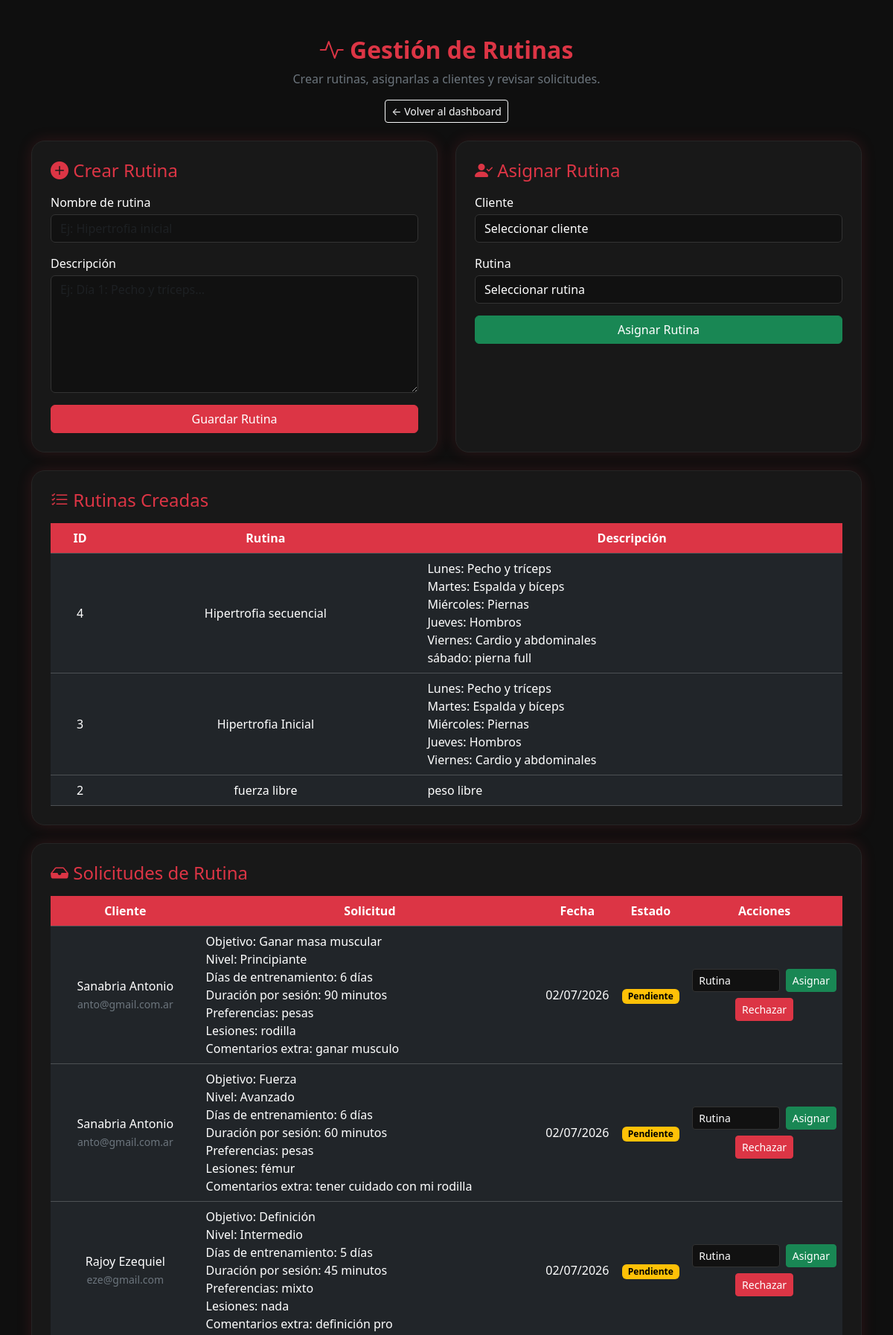
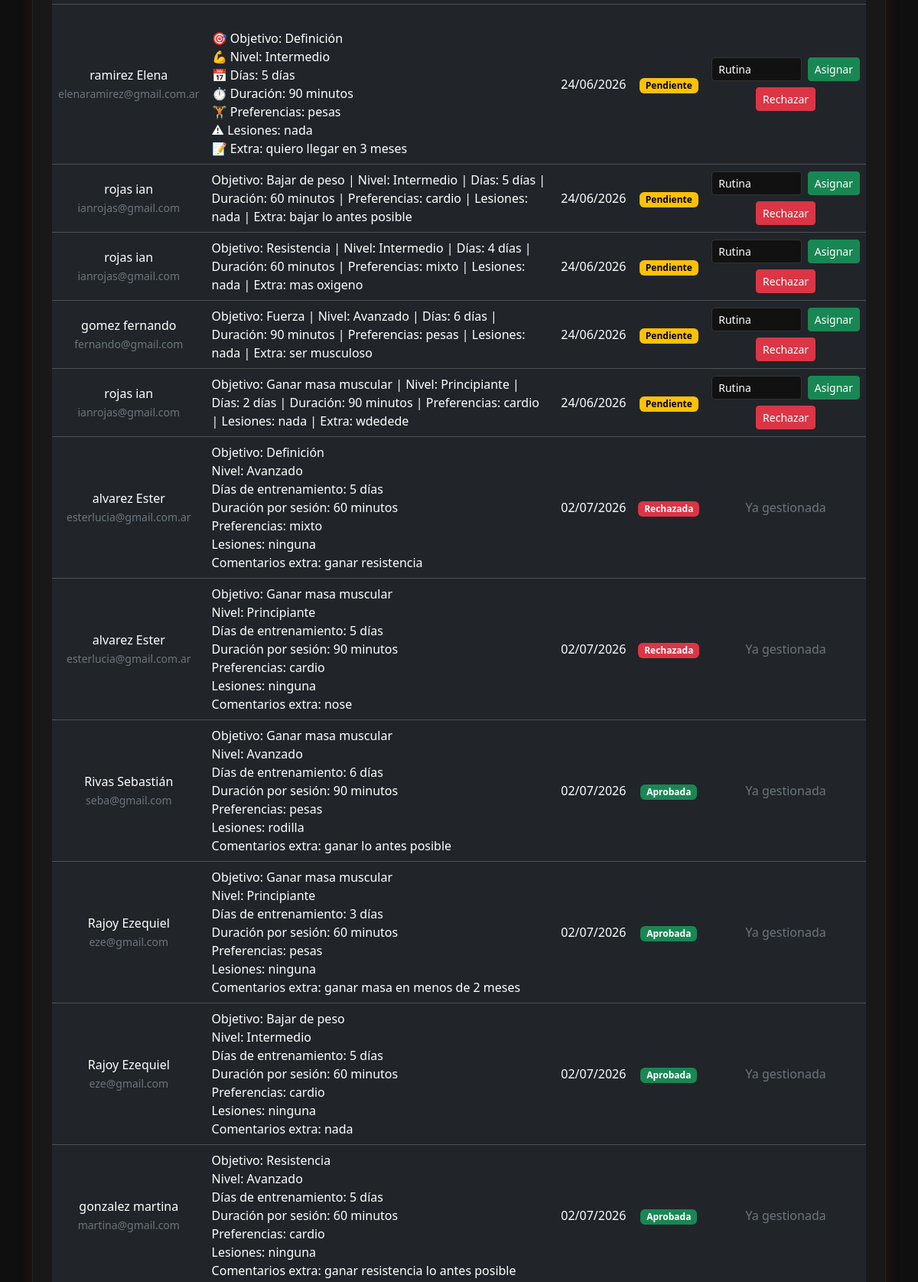
/admin/rutinas.php (signed in, upper part), run on the app's committed database (2 pictures, top to bottom).
### tables this page shows
CREATE TABLE `rutinas` (
  `id_rutina` int(11) NOT NULL AUTO_INCREMENT,
  `id_personal` int(11) NOT NULL,
  `nombre_rutina` varchar(100) NOT NULL,
  `descripcion` text DEFAULT NULL,
  `fecha_creacion` date NOT NULL,
  PRIMARY KEY (`id_rutina`),
  KEY `id_personal` (`id_personal`),
  CONSTRAINT `rutinas_ibfk_1` FOREIGN KEY (`id_personal`) REFERENCES `personal` (`id_personal`)
);

CREATE TABLE `solicitudes_rutina` (
  `id_solicitud` int(11) NOT NULL AUTO_INCREMENT,
  `id_cliente` int(11) DEFAULT NULL,
  `descripcion` text DEFAULT NULL,
  `estado` varchar(20) DEFAULT NULL,
  `fecha_solicitud` date DEFAULT NULL,
  PRIMARY KEY (`id_solicitud`)
);

CREATE TABLE `clientes` (
  `id_cliente` int(11) NOT NULL AUTO_INCREMENT,
  `id_tipo_documento` int(11) NOT NULL,
  `numero_documento` varchar(20) NOT NULL,
  `nombre` varchar(50) NOT NULL,
  `apellido` varchar(50) NOT NULL,
  `telefono` varchar(20) DEFAULT NULL,
  `email` varchar(100) DEFAULT NULL,
  `direccion` varchar(100) DEFAULT NULL,
  `fecha_nacimiento` date DEFAULT NULL,
  `fecha_registro` date NOT NULL,
  `estado` enum('Activo','Inactivo','Suspendido') NOT NULL,
  `usuario` varchar(50) NOT NULL,
  `contrasena` varchar(255) NOT NULL,
  `id_usuario` int(11) DEFAULT NULL,
  PRIMARY KEY (`id_cliente`),
  UNIQUE KEY `numero_documento` (`numero_documento`),
  UNIQUE KEY `usuario` (`usuario`),
  UNIQUE KEY `email` (`email`),
  KEY `id_tipo_documento` (`id_tipo_documento`),
  CONSTRAINT `clientes_ibfk_1` FOREIGN KEY (`id_tipo_documento`) REFERENCES `tipo_documento` (`id_tipo_documento`)
);

### admin/rutinas.php (the view, shortened to what this page needs)
<?php
include(__DIR__ . "/../php/conexion.php");
function limpiar($texto) {
    return htmlspecialchars($texto ?? '', ENT_QUOTES, 'UTF-8');
}
function formatoFecha($fecha) {
    return date("d/m/Y", strtotime($fecha));
}
$rutinas = [];
$sqlRutinas = "SELECT id_rutina, nombre_rutina, descripcion
               FROM rutinas
               ORDER BY id_rutina DESC";
$resRutinas = mysqli_query($conexion, $sqlRutinas);
if ($resRutinas) {
    while ($r = mysqli_fetch_assoc($resRutinas)) {
        $rutinas[] = $r;
    }
}
$solicitudes = [];
$sqlSolicitudes = "SELECT
                        s.id_solicitud,
                        s.id_cliente,
                        s.descripcion,
                        s.estado,
                        s.fecha_solicitud,
                        c.nombre AS cliente_nombre,
                        c.apellido AS cliente_apellido,
                        c.email AS cliente_email
                   FROM solicitudes_rutina s
                   INNER JOIN clientes c
                        ON s.id_cliente = c.id_cliente
                   ORDER BY
                        CASE
                            WHEN s.estado = 'Pendiente' THEN 0
                            ELSE 1
                        END,
                        s.fecha_solicitud DESC";
$resSolicitudes = mysqli_query($conexion, $sqlSolicitudes);
if ($resSolicitudes) {
    while ($s = mysqli_fetch_assoc($resSolicitudes)) {
        $solicitudes[] = $s;
    }
}
?>
<!DOCTYPE html>
<html lang="es">
<head>
<link href="https://cdn.jsdelivr.net/npm/bootstrap@5.3.7/dist/css/bootstrap.min.css" rel="stylesheet">
<link rel="stylesheet" href="https://cdn.jsdelivr.net/npm/bootstrap-icons@1.13.1/font/bootstrap-icons.min.css">
</head>
<body>
<div class="container py-5">
    <div class="text-center mb-4">
        <h2 class="page-title">
            <i class="bi bi-activity"></i> Gestión de Rutinas
        </h2>
        <p class="text-secondary">
            Crear rutinas, asignarlas a clientes y revisar solicitudes.
        </p>
        <a href="dashboard.php" class="btn btn-outline-light btn-sm">
            ← Volver al dashboard
        </a>
    </div>
    <div class="row g-4 mb-4">
        <div class="col-lg-6">
            <div class="box h-100">
                <h4 class="text-danger mb-3">
                    <i class="bi bi-plus-circle-fill"></i> Crear Rutina
                </h4>
                <form method="POST">
                    <label class="mb-1">Nombre de rutina</label>
                    <input
                        type="text"
                        name="nombre_rutina"
                        class="form-control mb-3"
                        placeholder="Ej: Hipertrofia inicial"
                        required>
                    <label class="mb-1">Descripción</label>
                    <textarea
                        name="descripcion"
                        class="form-control mb-3"
                        rows="6"
                        placeholder="Ej: Día 1: Pecho y tríceps..."
                        required></textarea>
                    <button class="btn btn-danger w-100">
                        Guardar Rutina
                    </button>
                </form>
            </div>
        </div>
        <div class="col-lg-6">
            <div class="box h-100">
                <h4 class="text-danger mb-3">
                    <i class="bi bi-person-check-fill"></i> Asignar Rutina
                </h4>
                <form method="POST">
                    <label class="mb-1">Cliente</label>
                    <select name="id_cliente" class="form-select mb-3" required>
                        <option value="">Seleccionar cliente</option>
                    </select>
                    <label class="mb-1">Rutina</label>
                    <select name="id_rutina" class="form-select mb-3" required>
                        <option value="">Seleccionar rutina</option>
                    </select>
                    <button class="btn btn-success w-100">
                        Asignar Rutina
                    </button>
                </form>
            </div>
        </div>
    </div>
    <div class="box mb-4">
        <h4 class="text-danger mb-3">
            <i class="bi bi-list-check"></i> Rutinas Creadas
        </h4>
        <?php if (count($rutinas) > 0): ?>
            <div class="table-responsive">
                <table class="table table-dark table-hover align-middle text-center mb-0">
                    <thead>
                        <tr>
                            <th>ID</th>
                            <th>Rutina</th>
                            <th>Descripción</th>
                        </tr>
                    </thead>
                    <tbody>
                        <?php foreach ($rutinas as $r): ?>
                            <tr>
                                <td><?= intval($r['id_rutina']) ?></td>
                                <td><?= limpiar($r['nombre_rutina']) ?></td>
                                <td class="text-start"><?= nl2br(limpiar($r['descripcion'])) ?></td>
                            </tr>
                        <?php endforeach; ?>
                    </tbody>
                </table>
            </div>
        <?php else: ?>
            <p class="text-secondary text-center mb-0">
                Todavía no hay rutinas creadas.
            </p>
        <?php endif; ?>
    </div>
    <div class="box">
        <h4 class="text-danger mb-3">
            <i class="bi bi-inbox-fill"></i> Solicitudes de Rutina
        </h4>
        <?php if (count($solicitudes) > 0): ?>
            <div class="table-responsive">
                <table class="table table-dark table-hover align-middle text-center mb-0">
                    <thead>
                        <tr>
                            <th>Cliente</th>
                            <th>Solicitud</th>
                            <th>Fecha</th>
                            <th>Estado</th>
                            <th>Acciones</th>
                        </tr>
                    </thead>
                    <tbody>
                        <?php foreach ($solicitudes as $s): ?>
                            <?php
                            $estado = $s['estado'] ?? 'Pendiente';
                            $fechaSolicitud = $s['fecha_solicitud'] ?? null;
                            ?>
                            <tr>
                                <td>
                                    <?= limpiar($s['cliente_apellido'] . " " . $s['cliente_nombre']) ?><br>
                                    <small class="text-secondary"><?= limpiar($s['cliente_email']) ?></small>
                                </td>
                                <td class="text-start">
                                    <?= nl2br(limpiar($s['descripcion'])) ?>
                                </td>
                                <td>
                                    <?= formatoFecha($fechaSolicitud) ?>
                                </td>
                                <td>
                                    <?php if ($estado == "Pendiente"): ?>
                                        <span class="badge badge-pendiente">Pendiente</span>
                                    <?php elseif ($estado == "Aprobada"): ?>
                                        <span class="badge badge-aprobada">Aprobada</span>
                                    <?php elseif ($estado == "Rechazada"): ?>
                                        <span class="badge badge-rechazada">Rechazada</span>
                                    <?php else: ?>
                                        <span class="badge badge-otro"><?= limpiar($estado) ?></span>
                                    <?php endif; ?>
                                </td>
                                <td>
                                    <?php if ($estado == "Pendiente"): ?>
                                        <div class="d-flex gap-2 justify-content-center flex-wrap">
                                            <form method="POST" class="d-flex gap-2">
                                                <select name="id_rutina" class="form-select form-select-sm" required>
                                                    <option value="">Rutina</option>
                                                </select>
                                                <button class="btn btn-success btn-sm">
                                                    Asignar
                                                </button>
                                            </form>
                                            <form method="POST">
                                                <button
                                                    class="btn btn-danger btn-sm"
                                                    onclick="return confirm('¿Seguro que querés rechazar esta solicitud?');">
                                                    Rechazar
                                                </button>
                                            </form>
                                        </div>
                                    <?php else: ?>
                                        <span class="text-secondary">Ya gestionada</span>
                                    <?php endif; ?>
                                </td>
                            </tr>
                        <?php endforeach; ?>
                    </tbody>
                </table>
            </div>
        <?php else: ?>
            <p class="text-secondary text-center mb-0">
                No hay solicitudes de rutina todavía.
            </p>
        <?php endif; ?>
    </div>
</div>
</body>
</html>

### admin/rutinas.php (style rules this page uses)
body { background: #0f0f0f; color: white; }
.page-title { color: #dc3545; font-weight: 800; }
.box { background: #181818; border: 1px solid #252525; border-radius: 18px; padding: 25px; box-shadow: 0 0 20px rgba(220,53,69,.15); }
.form-control, .form-select { background: #111; border: 1px solid #333; color: white; }
.table-dark th { background: #dc3545; color: white; }
.badge-pendiente { background: #ffc107; color: #000; }
.badge-aprobada { background: #198754; }
.badge-rechazada { background: #dc3545; }

### data on the page
rutinas: id_rutina "4", nombre_rutina "Hipertrofia secuencial", descripcion "Lunes: Pecho y tríceps Martes: Espalda y bíceps Miércoles: Piernas Jueves: Hombros Viernes: Cardio y abdominales sábado: pierna full"
rutinas: id_rutina "3", nombre_rutina "Hipertrofia Inicial", descripcion "Lunes: Pecho y tríceps Martes: Espalda y bíceps Miércoles: Piernas Jueves: Hombros Viernes: Cardio y abdominales"
rutinas: id_rutina "2", nombre_rutina "fuerza libre", descripcion "peso libre"
solicitudes_rutina: id_cliente.nombre "Sanabria Antonio", id_cliente.email "anto@gmail.com.ar", descripcion "Objetivo: Ganar masa muscular Nivel: Principiante Días de entrenamiento: 6 días Duración por sesión: 90 minutos Preferencias: pesas Lesiones: rodilla Comentarios extra: ganar musculo", fecha_solicitud "02/07/2026", estado "Pendiente"
solicitudes_rutina: id_cliente.nombre "Sanabria Antonio", id_cliente.email "anto@gmail.com.ar", descripcion "Objetivo: Fuerza Nivel: Avanzado Días de entrenamiento: 6 días Duración por sesión: 60 minutos Preferencias: pesas Lesiones: fémur Comentarios extra: tener cuidado con mi rodilla", fecha_solicitud "02/07/2026", estado "Pendiente"
solicitudes_rutina: id_cliente.nombre "Rajoy Ezequiel", id_cliente.email "eze@gmail.com", descripcion "Objetivo: Definición Nivel: Intermedio Días de entrenamiento: 5 días Duración por sesión: 45 minutos Preferencias: mixto Lesiones: nada Comentarios extra: definición pro", fecha_solicitud "02/07/2026", estado "Pendiente"
solicitudes_rutina: id_cliente.nombre "ramirez Elena", id_cliente.email "elenaramirez@gmail.com.ar", descripcion "🎯 Objetivo: Definición 💪 Nivel: Intermedio 📅 Días: 5 días ⏱ Duración: 90 minutos 🏋 Preferencias: pesas ⚠ Lesiones: nada 📝 Extra: quiero llegar en 3 meses", fecha_solicitud "24/06/2026", estado "Pendiente"
solicitudes_rutina: id_cliente.nombre "rojas ian", id_cliente.email "ianrojas@gmail.com", descripcion "Objetivo: Bajar de peso | Nivel: Intermedio | Días: 5 días | Duración: 60 minutos | Preferencias: cardio | Lesiones: nada | Extra: bajar lo antes posible", fecha_solicitud "24/06/2026", estado "Pendiente"
solicitudes_rutina: id_cliente.nombre "rojas ian", id_cliente.email "ianrojas@gmail.com", descripcion "Objetivo: Resistencia | Nivel: Intermedio | Días: 4 días | Duración: 60 minutos | Preferencias: mixto | Lesiones: nada | Extra: mas oxigeno", fecha_solicitud "24/06/2026", estado "Pendiente"
solicitudes_rutina: id_cliente.nombre "gomez fernando", id_cliente.email "fernando@gmail.com", descripcion "Objetivo: Fuerza | Nivel: Avanzado | Días: 6 días | Duración: 90 minutos | Preferencias: pesas | Lesiones: nada | Extra: ser musculoso", fecha_solicitud "24/06/2026", estado "Pendiente"
solicitudes_rutina: id_cliente.nombre "rojas ian", id_cliente.email "ianrojas@gmail.com", descripcion "Objetivo: Ganar masa muscular | Nivel: Principiante | Días: 2 días | Duración: 90 minutos | Preferencias: cardio | Lesiones: nada | Extra: wdedede", fecha_solicitud "24/06/2026", estado "Pendiente"
solicitudes_rutina: id_cliente.nombre "alvarez Ester", id_cliente.email "esterlucia@gmail.com.ar", descripcion "Objetivo: Definición Nivel: Avanzado Días de entrenamiento: 5 días Duración por sesión: 60 minutos Preferencias: mixto Lesiones: ninguna Comentarios extra: ganar resistencia", fecha_solicitud "02/07/2026", estado "Rechazada"
solicitudes_rutina: id_cliente.nombre "alvarez Ester", id_cliente.email "esterlucia@gmail.com.ar", descripcion "Objetivo: Ganar masa muscular Nivel: Principiante Días de entrenamiento: 5 días Duración por sesión: 90 minutos Preferencias: cardio Lesiones: ninguna Comentarios extra: nose", fecha_solicitud "02/07/2026", estado "Rechazada"
solicitudes_rutina: id_cliente.nombre "Rivas Sebastián", id_cliente.email "seba@gmail.com", descripcion "Objetivo: Ganar masa muscular Nivel: Avanzado Días de entrenamiento: 6 días Duración por sesión: 90 minutos Preferencias: pesas Lesiones: rodilla Comentarios extra: ganar lo antes posible", fecha_solicitud "02/07/2026", estado "Aprobada"
solicitudes_rutina: id_cliente.nombre "Rajoy Ezequiel", id_cliente.email "eze@gmail.com", descripcion "Objetivo: Ganar masa muscular Nivel: Principiante Días de entrenamiento: 3 días Duración por sesión: 60 minutos Preferencias: pesas Lesiones: ninguna Comentarios extra: ganar masa en menos de 2 meses", fecha_solicitud "02/07/2026", estado "Aprobada"
solicitudes_rutina: id_cliente.nombre "Rajoy Ezequiel", id_cliente.email "eze@gmail.com", descripcion "Objetivo: Bajar de peso Nivel: Intermedio Días de entrenamiento: 5 días Duración por sesión: 60 minutos Preferencias: cardio Lesiones: ninguna Comentarios extra: nada", fecha_solicitud "02/07/2026", estado "Aprobada"
solicitudes_rutina: id_cliente.nombre "gonzalez martina", id_cliente.email "martina@gmail.com", descripcion "Objetivo: Resistencia Nivel: Avanzado Días de entrenamiento: 5 días Duración por sesión: 60 minutos Preferencias: cardio Lesiones: ninguna Comentarios extra: ganar resistencia lo antes posible", fecha_solicitud "02/07/2026", estado "Aprobada"
